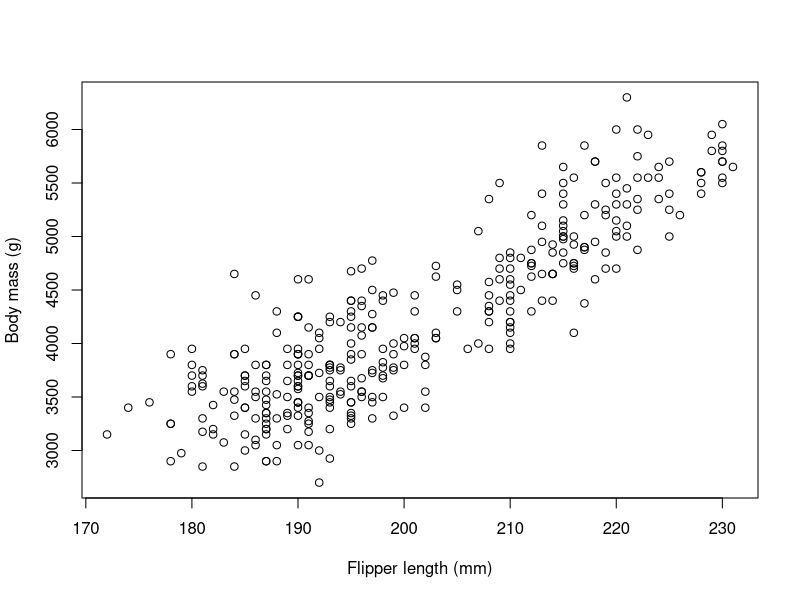

Source code (R):
#see the data
summary(palmerpenguins::penguins)

raw_data = palmerpenguins::penguins
plot(raw_data$flipper_length_mm, raw_data$body_mass_g, xlab = "Flipper length (mm)", ylab = "Body mass (g)")
